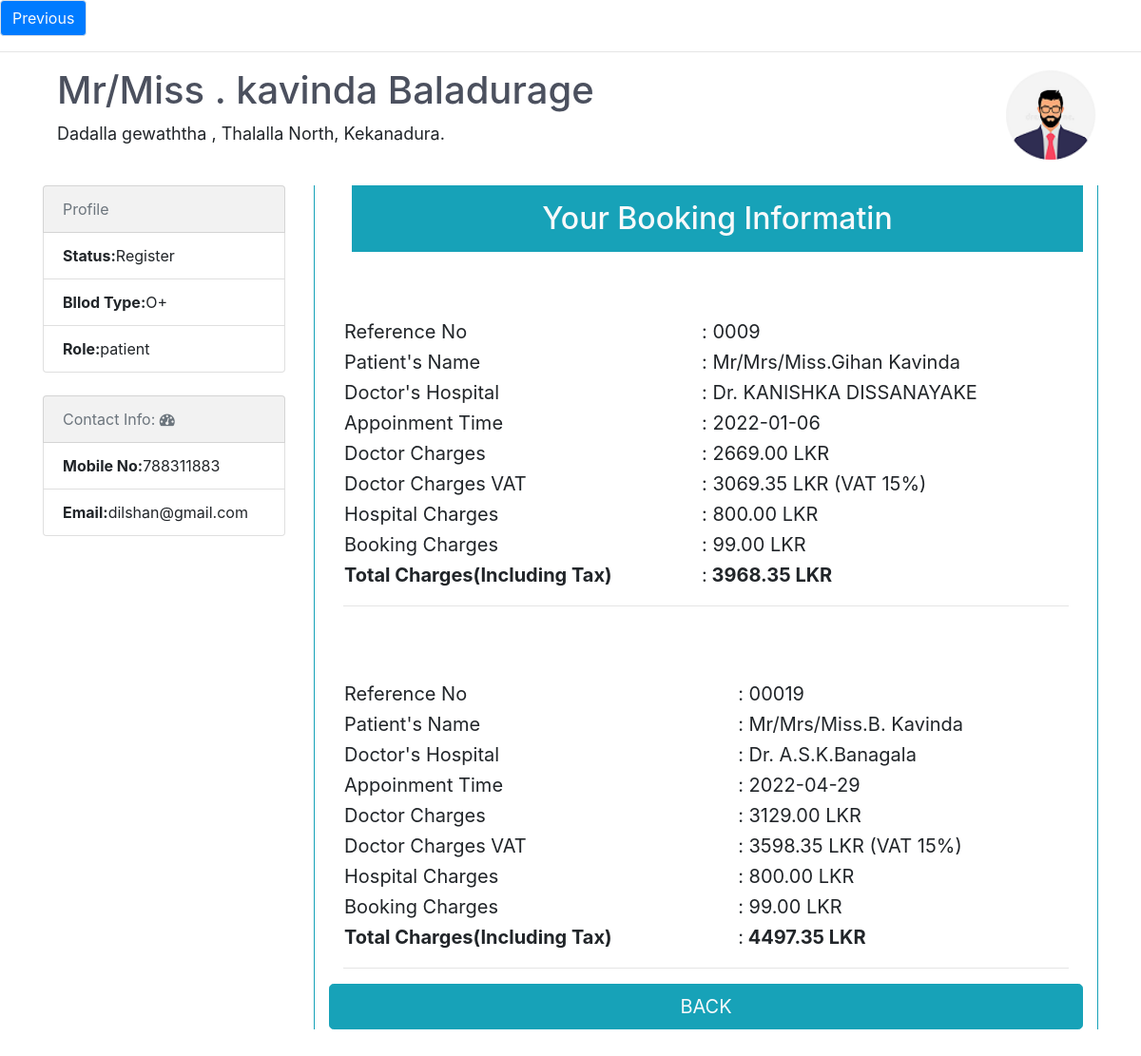
The app's page /patient/channel.php (signed in) with its own data.
### tables this page shows
CREATE TABLE IF NOT EXISTS `patient` (
  `Id` int(11) NOT NULL AUTO_INCREMENT,
  `Uname` varchar(50) DEFAULT NULL,
  `Email` varchar(50) DEFAULT NULL,
  `Address` varchar(100) DEFAULT NULL,
  `Telephone` int(11) DEFAULT NULL,
  `Password` varchar(80) DEFAULT NULL,
  PRIMARY KEY (`Id`)
);

CREATE TABLE IF NOT EXISTS `payedpatients` (
  `id` int(11) DEFAULT NULL,
  `refNo` int(100) NOT NULL,
  `patientName` varchar(100) NOT NULL,
  `phone` int(10) NOT NULL,
  `nic` varchar(12) NOT NULL,
  `email` varchar(100) DEFAULT NULL,
  `amount` float DEFAULT NULL,
  `dateBooked` date DEFAULT NULL,
  `doctorName` varchar(50) DEFAULT NULL,
  `Uid` int(10) NOT NULL,
  PRIMARY KEY (`refNo`),
  UNIQUE KEY `refNo` (`refNo`),
  UNIQUE KEY `refNo_2` (`refNo`),
  UNIQUE KEY `refNo_3` (`refNo`)
);

### patient/channel.php (the view, shortened to what this page needs)
<?php
include("db.php");
?>
 <!DOCTYPE html>
 <html lang="en" dir="ltr">
 <link rel="stylesheet" href="css/bootstrap.min.css">
 <link rel="stylesheet" href="css/style.css">
 <link rel="stylesheet" href="css/style2.css">
 <link rel="stylesheet" href="https://cdnjs.cloudflare.com/ajax/libs/font-awesome/4.7.0/css/font-awesome.min.css">
</head>
<body>
    <nav aria-label="...">
            <ul class="pagination">
                <li class="page-item ">
                    <a class="page-link bg-primary text-light" href="#" tabindex="-1"> Previous</a>
                </li>
            </ul>
    </nav>
    <hr >
    <div class="container target">
    <div class="row">
        <div class="col-sm-10">
            <?php
            $sql="select * from patient WHERE id='".$_SESSION['uid']."' ";
            $result = mysqli_query($conn, $sql);
            $rows = mysqli_num_rows($result);
            if ($rows > 0) {
                while($row=mysqli_fetch_array($result)){
                    $name = $row['Uname'];
                    $address = $row['Address'];
                    $Role =  "patient";
                    $phone =$row['Telephone'];
                    $Email =$row['Email'];
                    echo "<div class=\"container\" id=\"div_color\">";
                    echo "<h1>Mr/Miss . ";
                    echo $name;
                    echo "</h1>";
                    echo "<p style=\"font-size: 18px\">";
                    echo $address;
                    echo "</p>";
                    echo "</div>";
                }
            }
            ?>
        </div>
        <div class="col-sm-2"><a href="/users" class="pull-right"><img title="profile image" height="100px" class="img-circle img-responsive" src="img/avatar.png"></a>
        </div>
    </div>
    <br>
    <div class="row">
        <div class="col-sm-3">
            <ul class="list-group">
                <li class="list-group-item text-muted" contenteditable="false" STYLE="background: #f2f2f2;">Profile</li>
                <li class="list-group-item "><span class="pull-left"><strong class="">Status:</strong></span>Register</li>
                <li class="list-group-item "><span class="pull-left"><strong class="">Bllod Type:</strong></span> O+</li>
                <li class="list-group-item"><span class="pull-left"><strong class="">Role: </strong></span> <?php  echo $Role;?></li>
            </ul>
            <br>
            <ul class="list-group">
                <li class="list-group-item text-muted" STYLE="background: #f2f2f2;">Contact Info: <i class="fa fa-dashboard fa-1x"></i>
                </li>
                <li class="list-group-item "><span class="pull-left"><strong class="">Mobile No:</strong></span> <?php echo $phone;?></li>
                <li class="list-group-item "><span class="pull-left"><strong class="">Email:</strong></span> <?php echo $Email;?></li>
            </ul>
        </div>
    <div class="col-sm-9" style="" contenteditable="false">
    <div class="container sm-3 border-left border-info border-right ">
    <div>
      <h2 class="ml-4 bg bg-info p-3 text-light text-center">Your Booking Informatin</h2>
    </div>
    <?php
        $uid=$_SESSION['uid'];
        $sql="SELECT * FROM payedpatients WHERE Uid='$uid';";
        $result = mysqli_query($conn,$sql);
        $rows = mysqli_num_rows($result);
        if($rows>0){
        while ($row = mysqli_fetch_array($result)){
        $name =$row['patientName'];
        $refid = $row['refNo'];
        $appoinmentDate =$row['dateBooked'];
        $doctorCharges =$row['amount'];
        $docname =$row['doctorName']; ?>
       <div class="container"  style="font-size: 20px">
    <table class="container ">
      <br><br>
        <tr class="w3-container ">
            <td class="w3-container w3-padding">Reference No  </td>
            <td class="w3-container">: 000<?php echo $refid;?></td>
        </tr>
        <tr class="w3-container">
            <td class="w3-container w3-padding">Patient's Name  </td>
            <td class="w3-container">: Mr/Mrs/Miss.<?php echo $name;?></td>
        </tr>
        <tr class="w3-container">
            <td class="w3-container w3-padding">Doctor's Hospital  </td>
            <td class="w3-container">: <?php echo $docname;?></td>
        </tr>
        <tr class="w3-container">
            <td class="w3-container w3-padding">Appoinment Time  </td>
            <td class="w3-container">: <?php echo $appoinmentDate;?> </td>
        </tr>
        <tr class="w3-container">
            <td class="w3-container w3-padding">Doctor Charges  </td>
            <td class="w3-container">: <?php echo $doctorCharges;?>.00 LKR</td>
        </tr>
        <tr class="w3-container">
            <td class="w3-container w3-padding">Doctor Charges VAT  </td>
            <td class="w3-container">: <?php
                                    $doctorChargesVat = (($doctorCharges*115)/100);
                                    echo number_format((float)$doctorChargesVat, 2, '.', '')." LKR (VAT 15%)";
                                    ?>
                                    </td>
        </tr>
        <tr class="w3-container">
            <td class="w3-container w3-padding">Hospital Charges  </td>
            <td class="w3-container">: 800.00 LKR</td>
        </tr>
        <tr class="w3-container">
            <td class="w3-container w3-padding">Booking Charges  </td>
            <td class="w3-container">: 99.00 LKR</td>
        </tr>
        <tr class="w3-container w3-padding">
            <td class="w3-container"><strong>Total Charges(Including Tax) </strong> </td>
            <td class="w3-container">:<strong> <?php echo number_format((float)$doctorChargesVat+(800.00+99.00), 2, '.', '');
                    ?> LKR</strong></td>
        </tr>
    </table>
    <hr>
</div> <?php
    }
}
?>
    <a href="dashhome.php"><button type="submit" class="btn btn-info btn-lg text-light btn-block" >BACK</button></a>
</div>
<br>
<br>
<br>
</div>
   </body>
 </html>

### patient/css/style.css (style rules this page uses)
h1, h2, h3, h4, h5, h6 { color: #4b505e; }

### patient/css/style2.css (style rules this page uses)
h1, h2, h3, h4, h5, h6 { color: #4b505e; }

### records on screen
patient: Uname "kavinda Baladurage", Address "Dadalla gewaththa , Thalalla North, Kekanadura.", Telephone "788311883", Email "dilshan@gmail.com"
payedpatients: refNo "9", patientName "Gihan Kavinda", doctorName "Dr. KANISHKA DISSANAYAKE", dateBooked "2022-01-06", amount "2669", amount "3069.35", (float)$doctorChargesVat+(800.00+99.00) "3968.35"
payedpatients: refNo "19", patientName "B. Kavinda", doctorName "Dr. A.S.K.Banagala", dateBooked "2022-04-29", amount "3129", amount "3598.35", (float)$doctorChargesVat+(800.00+99.00) "4497.35"

### other values on screen
$Role "patient"
